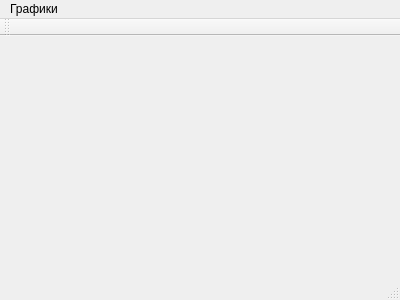
<?xml version="1.0" encoding="UTF-8"?>
<ui version="4.0">
 <class>MainWindow</class>
 <widget class="QMainWindow" name="MainWindow">
  <property name="geometry">
   <rect>
    <x>0</x>
    <y>0</y>
    <width>400</width>
    <height>300</height>
   </rect>
  </property>
  <property name="windowTitle">
   <string>MainWindow</string>
  </property>
  <widget class="QCustomPlot" name="centralWidget"/>
  <widget class="QMenuBar" name="menuBar">
   <property name="geometry">
    <rect>
     <x>0</x>
     <y>0</y>
     <width>400</width>
     <height>21</height>
    </rect>
   </property>
   <widget class="QMenu" name="menu">
    <property name="title">
     <string>Графики</string>
    </property>
    <addaction name="action"/>
    <addaction name="actioncos_x"/>
    <addaction name="actionx_3"/>
   </widget>
   <addaction name="menu"/>
  </widget>
  <widget class="QToolBar" name="mainToolBar">
   <attribute name="toolBarArea">
    <enum>TopToolBarArea</enum>
   </attribute>
   <attribute name="toolBarBreak">
    <bool>false</bool>
   </attribute>
  </widget>
  <widget class="QStatusBar" name="statusBar"/>
  <action name="action">
   <property name="text">
    <string>sin(x)</string>
   </property>
  </action>
  <action name="actioncos_x">
   <property name="text">
    <string>cos(x)</string>
   </property>
  </action>
  <action name="actionx_3">
   <property name="text">
    <string>x^3</string>
   </property>
  </action>
 </widget>
 <layoutdefault spacing="6" margin="11"/>
 <customwidgets>
  <customwidget>
   <class>QCustomPlot</class>
   <extends>QWidget</extends>
   <header>qcustomplot.h</header>
   <container>1</container>
  </customwidget>
 </customwidgets>
 <resources/>
 <connections/>
</ui>
